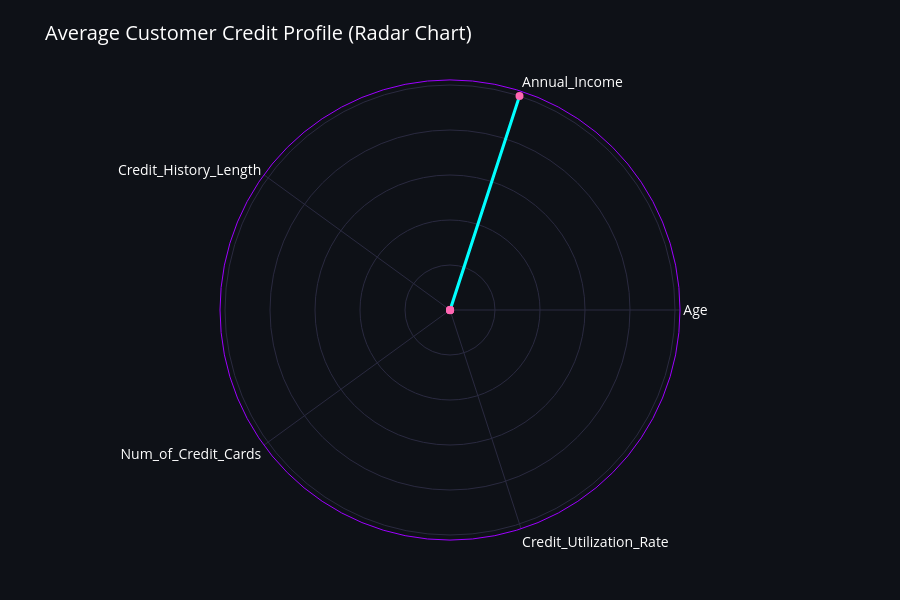
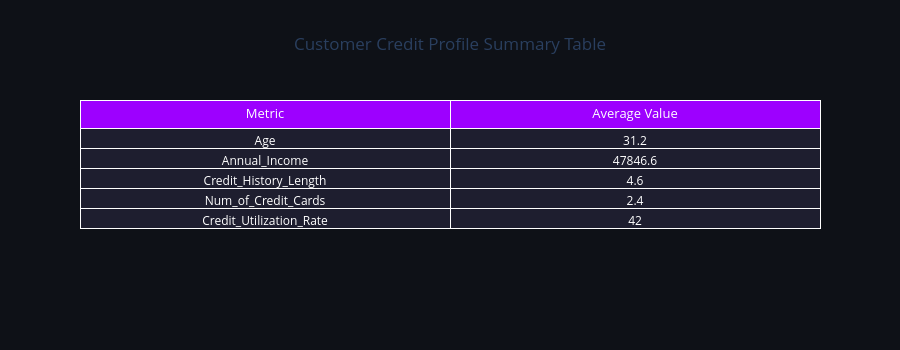

The notebook cell these images were saved under, in order:
### Code cell
import pandas as pd
import plotly.graph_objects as go

# ====== Simulated Data using your shared columns ======
customer_profile = pd.DataFrame({
    "Customer_ID": [1, 2, 3, 4, 5],
    "Age": [22, 29, 23, 35, 47],
    "Annual_Income": [22592, 37256, 63302, 36657, 79426]
})

credit_bureau = pd.DataFrame({
    "Customer_ID": [1, 2, 3, 4, 5],
    "Credit_History_Length": [2, 4, 3, 6, 8],
    "Num_of_Credit_Cards": [1, 2, 3, 2, 4],
    "Credit_Utilization_Rate": [40, 55, 30, 65, 20]
})

# Merge on Customer_ID
merged = pd.merge(customer_profile, credit_bureau, on="Customer_ID")

# ====== Select Key Columns for Radar ======
cols = ["Age", "Annual_Income", "Credit_History_Length", "Num_of_Credit_Cards", "Credit_Utilization_Rate"]

# Compute averages
avg_values = merged[cols].mean().round(2)

# Normalize data to 0–1 for radar scaling
normalized = (avg_values - avg_values.min()) / (avg_values.max() - avg_values.min())

# ====== Radar Chart ======
fig = go.Figure()

fig.add_trace(go.Scatterpolar(
    r=normalized.values,
    theta=cols,
    fill="toself",
    name="Average Profile",
    line=dict(color="#00FFFF", width=3),
    fillcolor="rgba(157,0,255,0.4)",
    marker=dict(size=8, color="#FF66B2")
))

fig.update_layout(
    title="Average Customer Credit Profile (Radar Chart)",
    polar=dict(
        bgcolor="#0E1117",
        radialaxis=dict(
            visible=True,
            showline=False,
            showticklabels=False,
            gridcolor="#2A2A40"
        ),
        angularaxis=dict(
            linewidth=1,
            linecolor="#9D00FF",
            gridcolor="#2A2A40"
        )
    ),
    showlegend=False,
    paper_bgcolor="#0E1117",
    font=dict(color="white", size=14),
    height=600,
    margin=dict(l=60, r=60, t=80, b=60)
)
fig.show()

# ====== Styled Table ======
summary = pd.DataFrame({
    "Metric": avg_values.index,
    "Average Value": avg_values.values.round(2)
})

fig_table = go.Figure(data=[go.Table(
    header=dict(
        values=list(summary.columns),
        fill_color="#9D00FF",
        font=dict(color="white", size=13),
        align="center"
    ),
    cells=dict(
        values=[summary[c] for c in summary.columns],
        fill_color=[["#1E1E2F"] * len(summary)],
        font=dict(color="white", size=12),
        align="center"
    )
)])
fig_table.update_layout(
    title="Customer Credit Profile Summary Table",
    paper_bgcolor="#0E1117",
    height=350,
    title_x=0.5
)
fig_table.show()

### Figure 1 — Plotly figure (JSON) as saved in the notebook; plotly's stock layout.template omitted (floating-point values rounded to 4 significant figures)
{"data": [{"fill": "toself", "fillcolor": "rgba(157,0,255,0.4)", "line": {"color": "#00FFFF", "width": 3}, "marker": {"color": "#FF66B2", "size": 8}, "name": "Average Profile", "r": [0.000602, 1.0, 4.598e-05, 0.0, 0.0008277], "theta": ["Age", "Annual_Income", "Credit_History_Length", "Num_of_Credit_Cards", "Credit_Utilization_Rate"], "type": "scatterpolar"}], "layout": {"font": {"color": "white", "size": 14}, "height": 600, "margin": {"b": 60, "l": 60, "r": 60, "t": 80}, "paper_bgcolor": "#0E1117", "polar": {"angularaxis": {"gridcolor": "#2A2A40", "linecolor": "#9D00FF", "linewidth": 1}, "bgcolor": "#0E1117", "radialaxis": {"gridcolor": "#2A2A40", "showline": false, "showticklabels": false, "visible": true}}, "showlegend": false, "title": {"text": "Average Customer Credit Profile (Radar Chart)"}}}

### Figure 2 — Plotly figure (JSON) as saved in the notebook; plotly's stock layout.template omitted (floating-point values rounded to 4 significant figures)
{"data": [{"cells": {"align": "center", "fill": {"color": [["#1E1E2F", "#1E1E2F", "#1E1E2F", "#1E1E2F", "#1E1E2F"]]}, "font": {"color": "white", "size": 12}, "values": [["Age", "Annual_Income", "Credit_History_Length", "Num_of_Credit_Cards", "Credit_Utilization_Rate"], [31.2, 47850.0, 4.6, 2.4, 42]]}, "header": {"align": "center", "fill": {"color": "#9D00FF"}, "font": {"color": "white", "size": 13}, "values": ["Metric", "Average Value"]}, "type": "table"}], "layout": {"height": 350, "paper_bgcolor": "#0E1117", "title": {"text": "Customer Credit Profile Summary Table", "x": 0.5}}}
